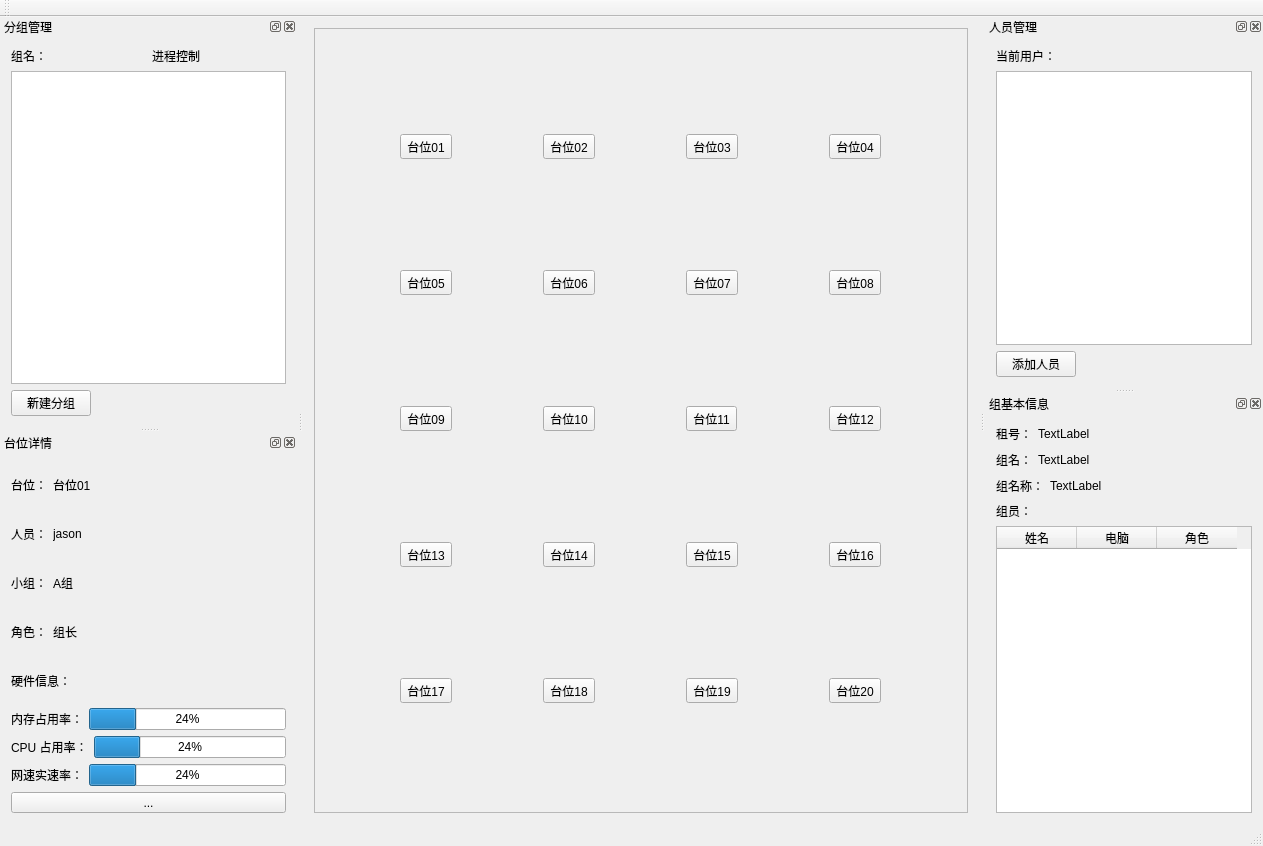
<?xml version="1.0" encoding="UTF-8"?>
<ui version="4.0">
 <class>MainWindow</class>
 <widget class="QMainWindow" name="MainWindow">
  <property name="geometry">
   <rect>
    <x>0</x>
    <y>0</y>
    <width>1263</width>
    <height>846</height>
   </rect>
  </property>
  <property name="windowTitle">
   <string>模拟训练管理模块</string>
  </property>
  <property name="toolButtonStyle">
   <enum>Qt::ToolButtonIconOnly</enum>
  </property>
  <widget class="QWidget" name="centralWidget">
   <layout class="QGridLayout" name="gridLayout_3">
    <item row="0" column="0">
     <widget class="QFrame" name="frame">
      <property name="frameShape">
       <enum>QFrame::StyledPanel</enum>
      </property>
      <property name="frameShadow">
       <enum>QFrame::Raised</enum>
      </property>
      <layout class="QGridLayout" name="gridLayout_2">
       <property name="leftMargin">
        <number>0</number>
       </property>
       <property name="topMargin">
        <number>0</number>
       </property>
       <property name="rightMargin">
        <number>0</number>
       </property>
       <property name="bottomMargin">
        <number>0</number>
       </property>
       <item row="0" column="0">
        <widget class="QToolButton" name="toolButtonPC_1">
         <property name="text">
          <string>台位01</string>
         </property>
         <property name="icon">
          <iconset resource="resource/resource.qrc">
           <normaloff>:/image/PCIcon.jpg</normaloff>:/image/PCIcon.jpg</iconset>
         </property>
         <property name="iconSize">
          <size>
           <width>90</width>
           <height>90</height>
          </size>
         </property>
         <property name="toolButtonStyle">
          <enum>Qt::ToolButtonTextUnderIcon</enum>
         </property>
        </widget>
       </item>
       <item row="0" column="1">
        <widget class="QToolButton" name="toolButtonPC_2">
         <property name="text">
          <string>台位02</string>
         </property>
         <property name="icon">
          <iconset resource="resource/resource.qrc">
           <normaloff>:/image/PCIcon.jpg</normaloff>:/image/PCIcon.jpg</iconset>
         </property>
         <property name="iconSize">
          <size>
           <width>90</width>
           <height>90</height>
          </size>
         </property>
         <property name="toolButtonStyle">
          <enum>Qt::ToolButtonTextUnderIcon</enum>
         </property>
        </widget>
       </item>
       <item row="0" column="2">
        <widget class="QToolButton" name="toolButtonPC_3">
         <property name="text">
          <string>台位03</string>
         </property>
         <property name="icon">
          <iconset resource="resource/resource.qrc">
           <normaloff>:/image/PCIcon.jpg</normaloff>:/image/PCIcon.jpg</iconset>
         </property>
         <property name="iconSize">
          <size>
           <width>90</width>
           <height>90</height>
          </size>
         </property>
         <property name="toolButtonStyle">
          <enum>Qt::ToolButtonTextUnderIcon</enum>
         </property>
        </widget>
       </item>
       <item row="0" column="3">
        <widget class="QToolButton" name="toolButtonPC_4">
         <property name="text">
          <string>台位04</string>
         </property>
         <property name="icon">
          <iconset resource="resource/resource.qrc">
           <normaloff>:/image/PCIcon.jpg</normaloff>:/image/PCIcon.jpg</iconset>
         </property>
         <property name="iconSize">
          <size>
           <width>90</width>
           <height>90</height>
          </size>
         </property>
         <property name="toolButtonStyle">
          <enum>Qt::ToolButtonTextUnderIcon</enum>
         </property>
        </widget>
       </item>
       <item row="1" column="0">
        <widget class="QToolButton" name="toolButtonPC_5">
         <property name="text">
          <string>台位05</string>
         </property>
         <property name="icon">
          <iconset resource="resource/resource.qrc">
           <normaloff>:/image/PCIcon.jpg</normaloff>:/image/PCIcon.jpg</iconset>
         </property>
         <property name="iconSize">
          <size>
           <width>90</width>
           <height>90</height>
          </size>
         </property>
         <property name="toolButtonStyle">
          <enum>Qt::ToolButtonTextUnderIcon</enum>
         </property>
        </widget>
       </item>
       <item row="1" column="1">
        <widget class="QToolButton" name="toolButtonPC_6">
         <property name="text">
          <string>台位06</string>
         </property>
         <property name="icon">
          <iconset resource="resource/resource.qrc">
           <normaloff>:/image/PCIcon.jpg</normaloff>:/image/PCIcon.jpg</iconset>
         </property>
         <property name="iconSize">
          <size>
           <width>90</width>
           <height>90</height>
          </size>
         </property>
         <property name="toolButtonStyle">
          <enum>Qt::ToolButtonTextUnderIcon</enum>
         </property>
        </widget>
       </item>
       <item row="1" column="2">
        <widget class="QToolButton" name="toolButtonPC_7">
         <property name="text">
          <string>台位07</string>
         </property>
         <property name="icon">
          <iconset resource="resource/resource.qrc">
           <normaloff>:/image/PCIcon.jpg</normaloff>:/image/PCIcon.jpg</iconset>
         </property>
         <property name="iconSize">
          <size>
           <width>90</width>
           <height>90</height>
          </size>
         </property>
         <property name="toolButtonStyle">
          <enum>Qt::ToolButtonTextUnderIcon</enum>
         </property>
        </widget>
       </item>
       <item row="1" column="3">
        <widget class="QToolButton" name="toolButtonPC_8">
         <property name="text">
          <string>台位08</string>
         </property>
         <property name="icon">
          <iconset resource="resource/resource.qrc">
           <normaloff>:/image/PCIcon.jpg</normaloff>:/image/PCIcon.jpg</iconset>
         </property>
         <property name="iconSize">
          <size>
           <width>90</width>
           <height>90</height>
          </size>
         </property>
         <property name="toolButtonStyle">
          <enum>Qt::ToolButtonTextUnderIcon</enum>
         </property>
        </widget>
       </item>
       <item row="2" column="0">
        <widget class="QToolButton" name="toolButtonPC_9">
         <property name="text">
          <string>台位09</string>
         </property>
         <property name="icon">
          <iconset resource="resource/resource.qrc">
           <normaloff>:/image/PCIcon.jpg</normaloff>:/image/PCIcon.jpg</iconset>
         </property>
         <property name="iconSize">
          <size>
           <width>90</width>
           <height>90</height>
          </size>
         </property>
         <property name="toolButtonStyle">
          <enum>Qt::ToolButtonTextUnderIcon</enum>
         </property>
        </widget>
       </item>
       <item row="2" column="1">
        <widget class="QToolButton" name="toolButtonPC_10">
         <property name="text">
          <string>台位10</string>
         </property>
         <property name="icon">
          <iconset resource="resource/resource.qrc">
           <normaloff>:/image/PCIcon.jpg</normaloff>:/image/PCIcon.jpg</iconset>
         </property>
         <property name="iconSize">
          <size>
           <width>90</width>
           <height>90</height>
          </size>
         </property>
         <property name="toolButtonStyle">
          <enum>Qt::ToolButtonTextUnderIcon</enum>
         </property>
        </widget>
       </item>
       <item row="2" column="2">
        <widget class="QToolButton" name="toolButtonPC_11">
         <property name="text">
          <string>台位11</string>
         </property>
         <property name="icon">
          <iconset resource="resource/resource.qrc">
           <normaloff>:/image/PCIcon.jpg</normaloff>:/image/PCIcon.jpg</iconset>
         </property>
         <property name="iconSize">
          <size>
           <width>90</width>
           <height>90</height>
          </size>
         </property>
         <property name="toolButtonStyle">
          <enum>Qt::ToolButtonTextUnderIcon</enum>
         </property>
        </widget>
       </item>
       <item row="2" column="3">
        <widget class="QToolButton" name="toolButtonPC_12">
         <property name="text">
          <string>台位12</string>
         </property>
         <property name="icon">
          <iconset resource="resource/resource.qrc">
           <normaloff>:/image/PCIcon.jpg</normaloff>:/image/PCIcon.jpg</iconset>
         </property>
         <property name="iconSize">
          <size>
           <width>90</width>
           <height>90</height>
          </size>
         </property>
         <property name="toolButtonStyle">
          <enum>Qt::ToolButtonTextUnderIcon</enum>
         </property>
        </widget>
       </item>
       <item row="3" column="0">
        <widget class="QToolButton" name="toolButtonPC_13">
         <property name="text">
          <string>台位13</string>
         </property>
         <property name="icon">
          <iconset resource="resource/resource.qrc">
           <normaloff>:/image/PCIcon.jpg</normaloff>:/image/PCIcon.jpg</iconset>
         </property>
         <property name="iconSize">
          <size>
           <width>90</width>
           <height>90</height>
          </size>
         </property>
         <property name="toolButtonStyle">
          <enum>Qt::ToolButtonTextUnderIcon</enum>
         </property>
        </widget>
       </item>
       <item row="3" column="1">
        <widget class="QToolButton" name="toolButtonPC_14">
         <property name="text">
          <string>台位14</string>
         </property>
         <property name="icon">
          <iconset resource="resource/resource.qrc">
           <normaloff>:/image/PCIcon.jpg</normaloff>:/image/PCIcon.jpg</iconset>
         </property>
         <property name="iconSize">
          <size>
           <width>90</width>
           <height>90</height>
          </size>
         </property>
         <property name="toolButtonStyle">
          <enum>Qt::ToolButtonTextUnderIcon</enum>
         </property>
        </widget>
       </item>
       <item row="3" column="2">
        <widget class="QToolButton" name="toolButtonPC_15">
         <property name="text">
          <string>台位15</string>
         </property>
         <property name="icon">
          <iconset resource="resource/resource.qrc">
           <normaloff>:/image/PCIcon.jpg</normaloff>:/image/PCIcon.jpg</iconset>
         </property>
         <property name="iconSize">
          <size>
           <width>90</width>
           <height>90</height>
          </size>
         </property>
         <property name="toolButtonStyle">
          <enum>Qt::ToolButtonTextUnderIcon</enum>
         </property>
        </widget>
       </item>
       <item row="3" column="3">
        <widget class="QToolButton" name="toolButtonPC_16">
         <property name="text">
          <string>台位16</string>
         </property>
         <property name="icon">
          <iconset resource="resource/resource.qrc">
           <normaloff>:/image/PCIcon.jpg</normaloff>:/image/PCIcon.jpg</iconset>
         </property>
         <property name="iconSize">
          <size>
           <width>90</width>
           <height>90</height>
          </size>
         </property>
         <property name="toolButtonStyle">
          <enum>Qt::ToolButtonTextUnderIcon</enum>
         </property>
        </widget>
       </item>
       <item row="4" column="0">
        <widget class="QToolButton" name="toolButtonPC_17">
         <property name="text">
          <string>台位17</string>
         </property>
         <property name="icon">
          <iconset resource="resource/resource.qrc">
           <normaloff>:/image/PCIcon.jpg</normaloff>:/image/PCIcon.jpg</iconset>
         </property>
         <property name="iconSize">
          <size>
           <width>90</width>
           <height>90</height>
          </size>
         </property>
         <property name="toolButtonStyle">
          <enum>Qt::ToolButtonTextUnderIcon</enum>
         </property>
        </widget>
       </item>
       <item row="4" column="1">
        <widget class="QToolButton" name="toolButtonPC_18">
         <property name="text">
          <string>台位18</string>
         </property>
         <property name="icon">
          <iconset resource="resource/resource.qrc">
           <normaloff>:/image/PCIcon.jpg</normaloff>:/image/PCIcon.jpg</iconset>
         </property>
         <property name="iconSize">
          <size>
           <width>90</width>
           <height>90</height>
          </size>
         </property>
         <property name="toolButtonStyle">
          <enum>Qt::ToolButtonTextUnderIcon</enum>
         </property>
        </widget>
       </item>
       <item row="4" column="2">
        <widget class="QToolButton" name="toolButtonPC_19">
         <property name="text">
          <string>台位19</string>
         </property>
         <property name="icon">
          <iconset resource="resource/resource.qrc">
           <normaloff>:/image/PCIcon.jpg</normaloff>:/image/PCIcon.jpg</iconset>
         </property>
         <property name="iconSize">
          <size>
           <width>90</width>
           <height>90</height>
          </size>
         </property>
         <property name="toolButtonStyle">
          <enum>Qt::ToolButtonTextUnderIcon</enum>
         </property>
        </widget>
       </item>
       <item row="4" column="3">
        <widget class="QToolButton" name="toolButtonPC_20">
         <property name="text">
          <string>台位20</string>
         </property>
         <property name="icon">
          <iconset resource="resource/resource.qrc">
           <normaloff>:/image/PCIcon.jpg</normaloff>:/image/PCIcon.jpg</iconset>
         </property>
         <property name="iconSize">
          <size>
           <width>90</width>
           <height>90</height>
          </size>
         </property>
         <property name="toolButtonStyle">
          <enum>Qt::ToolButtonTextUnderIcon</enum>
         </property>
        </widget>
       </item>
      </layout>
     </widget>
    </item>
   </layout>
  </widget>
  <widget class="QMenuBar" name="menuBar">
   <property name="geometry">
    <rect>
     <x>0</x>
     <y>0</y>
     <width>1263</width>
     <height>26</height>
    </rect>
   </property>
  </widget>
  <widget class="QToolBar" name="mainToolBar">
   <attribute name="toolBarArea">
    <enum>TopToolBarArea</enum>
   </attribute>
   <attribute name="toolBarBreak">
    <bool>false</bool>
   </attribute>
  </widget>
  <widget class="QStatusBar" name="statusBar"/>
  <widget class="QDockWidget" name="dockWidgetGroups">
   <property name="minimumSize">
    <size>
     <width>200</width>
     <height>162</height>
    </size>
   </property>
   <property name="windowTitle">
    <string>分组管理</string>
   </property>
   <attribute name="dockWidgetArea">
    <number>1</number>
   </attribute>
   <widget class="QWidget" name="dockWidgetGroupsContents">
    <layout class="QGridLayout" name="gridLayout">
     <item row="0" column="0" colspan="2">
      <layout class="QHBoxLayout" name="horizontalLayout">
       <item>
        <widget class="QLabel" name="label">
         <property name="text">
          <string>组名：</string>
         </property>
        </widget>
       </item>
       <item>
        <widget class="QLabel" name="label_2">
         <property name="text">
          <string>进程控制</string>
         </property>
        </widget>
       </item>
      </layout>
     </item>
     <item row="2" column="0">
      <widget class="QPushButton" name="pushButtonAddGroup">
       <property name="text">
        <string>新建分组</string>
       </property>
      </widget>
     </item>
     <item row="2" column="1">
      <spacer name="horizontalSpacer01">
       <property name="orientation">
        <enum>Qt::Horizontal</enum>
       </property>
       <property name="sizeHint" stdset="0">
        <size>
         <width>189</width>
         <height>20</height>
        </size>
       </property>
      </spacer>
     </item>
     <item row="1" column="0" colspan="2">
      <widget class="QListWidget" name="listWidgetGroups">
       <property name="contextMenuPolicy">
        <enum>Qt::CustomContextMenu</enum>
       </property>
       <property name="resizeMode">
        <enum>QListView::Adjust</enum>
       </property>
       <property name="spacing">
        <number>0</number>
       </property>
      </widget>
     </item>
    </layout>
   </widget>
  </widget>
  <widget class="QDockWidget" name="dockWidgetStaff">
   <property name="windowTitle">
    <string>人员管理</string>
   </property>
   <attribute name="dockWidgetArea">
    <number>2</number>
   </attribute>
   <widget class="QWidget" name="dockWidgetContents">
    <layout class="QGridLayout" name="gridLayout_4">
     <item row="0" column="0">
      <widget class="QLabel" name="label_3">
       <property name="text">
        <string>当前用户：</string>
       </property>
      </widget>
     </item>
     <item row="1" column="0" colspan="2">
      <widget class="QListWidget" name="listWidgetStaff">
       <property name="contextMenuPolicy">
        <enum>Qt::CustomContextMenu</enum>
       </property>
       <property name="textElideMode">
        <enum>Qt::ElideMiddle</enum>
       </property>
       <property name="layoutMode">
        <enum>QListView::SinglePass</enum>
       </property>
       <property name="sortingEnabled">
        <bool>true</bool>
       </property>
      </widget>
     </item>
     <item row="2" column="0">
      <widget class="QPushButton" name="pushButton">
       <property name="text">
        <string>添加人员</string>
       </property>
      </widget>
     </item>
     <item row="2" column="1">
      <spacer name="horizontalSpacer">
       <property name="orientation">
        <enum>Qt::Horizontal</enum>
       </property>
       <property name="sizeHint" stdset="0">
        <size>
         <width>132</width>
         <height>20</height>
        </size>
       </property>
      </spacer>
     </item>
    </layout>
   </widget>
  </widget>
  <widget class="QDockWidget" name="dockWidgetGroupInfo">
   <property name="windowTitle">
    <string>组基本信息</string>
   </property>
   <attribute name="dockWidgetArea">
    <number>2</number>
   </attribute>
   <widget class="QWidget" name="dockWidgetContents_3">
    <layout class="QGridLayout" name="gridLayout_6">
     <item row="0" column="0">
      <layout class="QHBoxLayout" name="horizontalLayout_4">
       <item>
        <widget class="QLabel" name="label_4">
         <property name="text">
          <string>租号：</string>
         </property>
        </widget>
       </item>
       <item>
        <widget class="QLabel" name="label_19">
         <property name="text">
          <string>TextLabel</string>
         </property>
        </widget>
       </item>
       <item>
        <spacer name="horizontalSpacer_2">
         <property name="orientation">
          <enum>Qt::Horizontal</enum>
         </property>
         <property name="sizeHint" stdset="0">
          <size>
           <width>40</width>
           <height>20</height>
          </size>
         </property>
        </spacer>
       </item>
      </layout>
     </item>
     <item row="1" column="0">
      <layout class="QHBoxLayout" name="horizontalLayout_2">
       <item>
        <widget class="QLabel" name="label_5">
         <property name="text">
          <string>组名：</string>
         </property>
        </widget>
       </item>
       <item>
        <widget class="QLabel" name="label_6">
         <property name="text">
          <string>TextLabel</string>
         </property>
        </widget>
       </item>
       <item>
        <spacer name="horizontalSpacer_4">
         <property name="orientation">
          <enum>Qt::Horizontal</enum>
         </property>
         <property name="sizeHint" stdset="0">
          <size>
           <width>40</width>
           <height>20</height>
          </size>
         </property>
        </spacer>
       </item>
      </layout>
     </item>
     <item row="2" column="0">
      <layout class="QHBoxLayout" name="horizontalLayout_3">
       <item>
        <widget class="QLabel" name="label_7">
         <property name="text">
          <string>组名称：</string>
         </property>
        </widget>
       </item>
       <item>
        <widget class="QLabel" name="label_8">
         <property name="text">
          <string>TextLabel</string>
         </property>
        </widget>
       </item>
       <item>
        <spacer name="horizontalSpacer_5">
         <property name="orientation">
          <enum>Qt::Horizontal</enum>
         </property>
         <property name="sizeHint" stdset="0">
          <size>
           <width>40</width>
           <height>20</height>
          </size>
         </property>
        </spacer>
       </item>
      </layout>
     </item>
     <item row="3" column="0">
      <widget class="QLabel" name="label_9">
       <property name="text">
        <string>组员：</string>
       </property>
      </widget>
     </item>
     <item row="4" column="0">
      <widget class="QTableWidget" name="tableWidget">
       <attribute name="horizontalHeaderDefaultSectionSize">
        <number>80</number>
       </attribute>
       <column>
        <property name="text">
         <string>姓名</string>
        </property>
       </column>
       <column>
        <property name="text">
         <string>电脑</string>
        </property>
       </column>
       <column>
        <property name="text">
         <string>角色</string>
        </property>
       </column>
      </widget>
     </item>
    </layout>
   </widget>
  </widget>
  <widget class="QDockWidget" name="dockWidgetPosition">
   <property name="windowIcon">
    <iconset theme="台位详情">
     <normaloff/>
    </iconset>
   </property>
   <property name="windowTitle">
    <string>台位详情</string>
   </property>
   <attribute name="dockWidgetArea">
    <number>1</number>
   </attribute>
   <widget class="QWidget" name="dockWidgetContents_4">
    <layout class="QGridLayout" name="gridLayout_7">
     <item row="0" column="0">
      <layout class="QHBoxLayout" name="horizontalLayout_5">
       <item>
        <widget class="QLabel" name="label_10">
         <property name="text">
          <string>台位：</string>
         </property>
        </widget>
       </item>
       <item>
        <widget class="QLabel" name="label_18">
         <property name="text">
          <string>台位01</string>
         </property>
        </widget>
       </item>
       <item>
        <spacer name="horizontalSpacer_6">
         <property name="orientation">
          <enum>Qt::Horizontal</enum>
         </property>
         <property name="sizeHint" stdset="0">
          <size>
           <width>40</width>
           <height>20</height>
          </size>
         </property>
        </spacer>
       </item>
      </layout>
     </item>
     <item row="1" column="0">
      <layout class="QHBoxLayout" name="horizontalLayout_6">
       <item>
        <widget class="QLabel" name="label_11">
         <property name="text">
          <string>人员：</string>
         </property>
        </widget>
       </item>
       <item>
        <widget class="QLabel" name="label_12">
         <property name="text">
          <string>jason</string>
         </property>
        </widget>
       </item>
       <item>
        <spacer name="horizontalSpacer_8">
         <property name="orientation">
          <enum>Qt::Horizontal</enum>
         </property>
         <property name="sizeHint" stdset="0">
          <size>
           <width>40</width>
           <height>20</height>
          </size>
         </property>
        </spacer>
       </item>
      </layout>
     </item>
     <item row="2" column="0">
      <layout class="QHBoxLayout" name="horizontalLayout_7">
       <item>
        <widget class="QLabel" name="label_13">
         <property name="text">
          <string>小组：</string>
         </property>
        </widget>
       </item>
       <item>
        <widget class="QLabel" name="label_14">
         <property name="text">
          <string>A组</string>
         </property>
        </widget>
       </item>
       <item>
        <spacer name="horizontalSpacer_9">
         <property name="orientation">
          <enum>Qt::Horizontal</enum>
         </property>
         <property name="sizeHint" stdset="0">
          <size>
           <width>40</width>
           <height>20</height>
          </size>
         </property>
        </spacer>
       </item>
      </layout>
     </item>
     <item row="3" column="0">
      <layout class="QHBoxLayout" name="horizontalLayout_8">
       <item>
        <widget class="QLabel" name="label_15">
         <property name="text">
          <string>角色：</string>
         </property>
        </widget>
       </item>
       <item>
        <widget class="QLabel" name="label_16">
         <property name="text">
          <string>组长</string>
         </property>
        </widget>
       </item>
       <item>
        <spacer name="horizontalSpacer_10">
         <property name="orientation">
          <enum>Qt::Horizontal</enum>
         </property>
         <property name="sizeHint" stdset="0">
          <size>
           <width>28</width>
           <height>20</height>
          </size>
         </property>
        </spacer>
       </item>
      </layout>
     </item>
     <item row="4" column="0">
      <layout class="QHBoxLayout" name="horizontalLayout_10">
       <item>
        <widget class="QLabel" name="label_17">
         <property name="text">
          <string>硬件信息：</string>
         </property>
        </widget>
       </item>
       <item>
        <spacer name="horizontalSpacer_11">
         <property name="orientation">
          <enum>Qt::Horizontal</enum>
         </property>
         <property name="sizeHint" stdset="0">
          <size>
           <width>40</width>
           <height>20</height>
          </size>
         </property>
        </spacer>
       </item>
      </layout>
     </item>
     <item row="5" column="0">
      <layout class="QHBoxLayout" name="horizontalLayout_11">
       <item>
        <widget class="QLabel" name="label_20">
         <property name="text">
          <string>内存占用率：</string>
         </property>
        </widget>
       </item>
       <item>
        <widget class="QProgressBar" name="progressBar_mem">
         <property name="value">
          <number>24</number>
         </property>
        </widget>
       </item>
      </layout>
     </item>
     <item row="6" column="0">
      <layout class="QHBoxLayout" name="horizontalLayout_12">
       <item>
        <widget class="QLabel" name="label_21">
         <property name="text">
          <string>CPU 占用率：</string>
         </property>
        </widget>
       </item>
       <item>
        <widget class="QProgressBar" name="progressBar_cpu">
         <property name="value">
          <number>24</number>
         </property>
        </widget>
       </item>
      </layout>
     </item>
     <item row="7" column="0">
      <layout class="QHBoxLayout" name="horizontalLayout_13">
       <item>
        <widget class="QLabel" name="label_22">
         <property name="text">
          <string>网速实速率：</string>
         </property>
        </widget>
       </item>
       <item>
        <widget class="QProgressBar" name="progressBar_netspeed">
         <property name="value">
          <number>24</number>
         </property>
        </widget>
       </item>
      </layout>
     </item>
     <item row="8" column="0">
      <widget class="QToolButton" name="toolButton">
       <property name="sizePolicy">
        <sizepolicy hsizetype="Expanding" vsizetype="Fixed">
         <horstretch>0</horstretch>
         <verstretch>0</verstretch>
        </sizepolicy>
       </property>
       <property name="text">
        <string>...</string>
       </property>
       <property name="icon">
        <iconset resource="resource/resource.qrc">
         <normaloff>:/shutdown03.jpg</normaloff>:/shutdown03.jpg</iconset>
       </property>
       <property name="iconSize">
        <size>
         <width>50</width>
         <height>50</height>
        </size>
       </property>
      </widget>
     </item>
    </layout>
   </widget>
  </widget>
 </widget>
 <layoutdefault spacing="6" margin="11"/>
 <resources>
  <include location="resource/resource.qrc"/>
 </resources>
 <connections/>
</ui>
